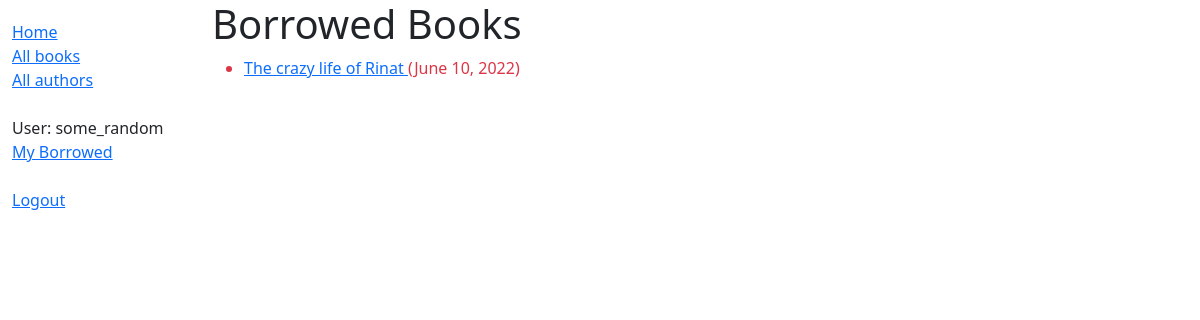
/catalog/my/books/ (signed in), run on an earlier commit of the app's database.
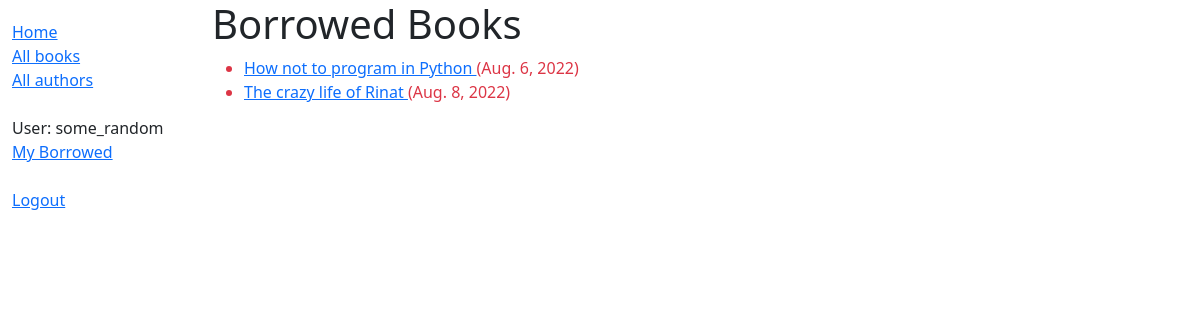
And on a later commit of the database.
### catalog/models.py (models this page shows, shortened)
class BookInstance(models.Model):
    LOAN_STATUS = (
        ('m', 'Maintenance'),
        ('o', 'On loan'),
        ('a', 'Available'),
        ('r', 'Reserved')
    )
    borrower = models.ForeignKey(
        User,
        on_delete=models.SET_NULL,
        null=True,
        blank=True
    )
    instance_id = models.UUIDField(
        primary_key=True,
        default=uuid.uuid4,
        help_text='Unique ID for this book in the library'
    )
    book = models.ForeignKey(
        'Book',
        on_delete=models.RESTRICT,
        null=True
    )
    imprint = models.CharField(
        max_length=DEF_CHARFIELD_LENGTH
    )
    due_back = models.DateField(
        null=True,  # Book is not out
        blank=True  # Book reserved indefinitely
    )
    status = models.CharField(
        max_length=1,
        choices=LOAN_STATUS,
        blank=True,
        default='m',
        help_text='Book availability'
    )
    @property
    def is_overdue(self):
        return bool(self.due_back and date.today() > self.due_back)
    class Meta:
        ordering = ['due_back']
        permissions = (
            ('can_mark_returned_books', 'Can set book as returned'),
            ('can_view_all_books', 'Can view all available book instances'),
        )

class Book(models.Model):
    title = models.CharField(
        max_length=DEF_CHARFIELD_LENGTH
    )
    author = models.ForeignKey(
        Author,
        on_delete=models.SET_NULL,
        null=True
    )
    summary = models.TextField(
        max_length=1000,
        help_text='Enter a brief description of the book'
    )
    isbn = models.CharField(
        'ISBN',
        max_length=13,
        unique=True,
        help_text='13 character unique identification, see: <a href="https://'
                  'www.isbn-international.org/content/what-isbn">ISBN number'
                  '</a>'
    )
    genre = models.ManyToManyField(
        Genre,
        help_text='Select the book\'s genre'
    )
    language = models.ForeignKey(
        Language,
        on_delete=models.SET_NULL,
        null=True
    )
    def display_genre(self):
        return ', '.join(genre.name for genre in self.genre.all()[:])
    display_genre.short_description = 'Genre'
    class Meta:
        permissions = (
            ('can_edit_books', 'Can edit available books'),
        )

### catalog/views.py (the view)
# urls.py: path('my/books/', views.UserLoanedBooksListView.as_view(), name='my-books'),
class UserLoanedBooksListView(LoginRequiredMixin, generic.ListView):
    template_name = 'bookinstance_user_borrowed_list.html'
    model = BookInstance
    paginate_by = 2
    def get_queryset(self):
        return BookInstance.objects\
            .filter(borrower=self.request.user)\
            .filter(status__exact='o')\
            .order_by('due_back')

### catalog/templates/bookinstance_user_borrowed_list.html
{% extends 'base.html' %}
{% block content %}
    <h1>Borrowed Books</h1>
    {% if bookinstance_list %}
        <ul>
            {% for inst in bookinstance_list %}
                <li class="{% if inst.is_overdue %}text-danger{% endif %}">
                    <a href="{% url 'book-detail' inst.book.pk %}">
                        {{ inst.book.title }}
                    </a> ({{ inst.due_back }})
                </li>
            {% endfor %}
        </ul>
    {% else %}
        <p>You have no borrowed books.</p>
    {% endif %}
{% endblock %}

What changed in the data, as far as the page shows it:
added BookInstance: book "How not to program in Python", due_back "Aug. 6, 2022"
changed BookInstance "The crazy life of Rinat": due_back "June 10, 2022" → "Aug. 8, 2022"
